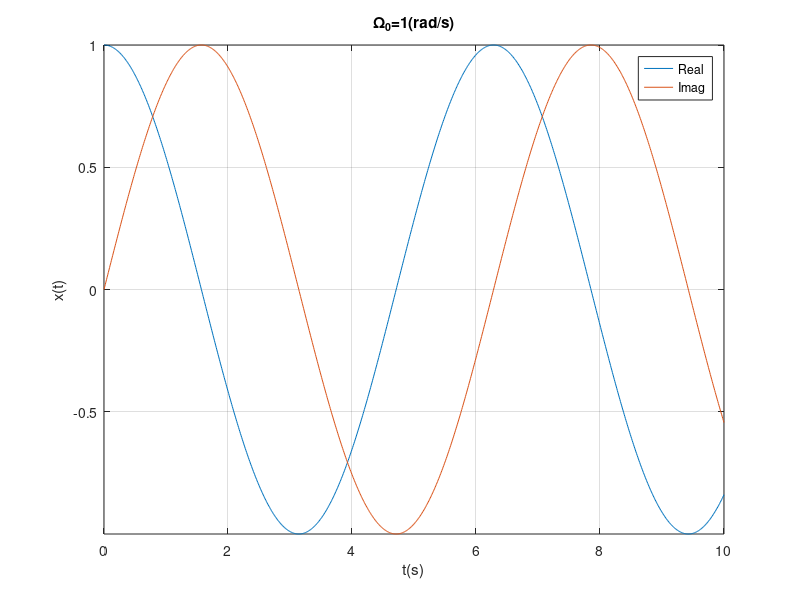

Source code (MATLAB):
clear all; close all; clc;

%% ZMIENNE %%
dt = 1e-2;
Tmax = 10;
Tmin = 0;

om0 = 1;        %rad/s
%% OBLICZENIA %%
t = Tmin : dt : Tmax;

x = exp(1i*om0*t);
%% WYKRESY %%

figure
hold on
grid on
box on
axis tight

plot(t, real(x))
plot(t, imag(x))

title('\Omega_0=1(rad/s)')
xlabel('t(s)')
ylabel('x(t)')
legend('Real', 'Imag', 'Location','best')
